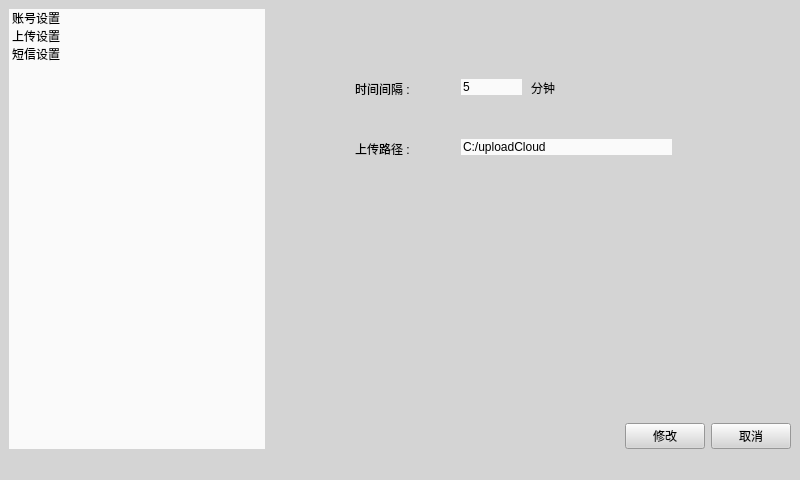
<?xml version="1.0" encoding="UTF-8"?>
<ui version="4.0">
 <class>MainWindow</class>
 <widget class="QMainWindow" name="MainWindow">
  <property name="geometry">
   <rect>
    <x>0</x>
    <y>0</y>
    <width>800</width>
    <height>480</height>
   </rect>
  </property>
  <property name="minimumSize">
   <size>
    <width>800</width>
    <height>480</height>
   </size>
  </property>
  <property name="maximumSize">
   <size>
    <width>800</width>
    <height>480</height>
   </size>
  </property>
  <property name="font">
   <font>
    <pointsize>9</pointsize>
   </font>
  </property>
  <property name="windowTitle">
   <string>体检报告上传软件</string>
  </property>
  <property name="windowIcon">
   <iconset resource="images/images.qrc">
    <normaloff>:/new/icon/hospital.png</normaloff>:/new/icon/hospital.png</iconset>
  </property>
  <property name="styleSheet">
   <string notr="true">background-color: rgb(212, 212, 212);</string>
  </property>
  <widget class="QWidget" name="centralwidget">
   <layout class="QGridLayout" name="gridLayout">
    <item row="0" column="0">
     <layout class="QHBoxLayout" name="horizontalLayout">
      <item alignment="Qt::AlignLeft">
       <widget class="QListWidget" name="listWidget">
        <property name="styleSheet">
         <string notr="true">border:0px;
background-color: rgb(250, 250, 250);</string>
        </property>
        <item>
         <property name="text">
          <string>账号设置</string>
         </property>
         <property name="font">
          <font>
           <family>Adobe Devanagari</family>
           <pointsize>9</pointsize>
           <weight>50</weight>
           <bold>false</bold>
           <stylestrategy>PreferDefault</stylestrategy>
          </font>
         </property>
         <property name="textAlignment">
          <set>AlignLeading|AlignVCenter</set>
         </property>
         <property name="icon">
          <iconset resource="images/images.qrc">
           <normaloff>:/new/icon/acount.png</normaloff>:/new/icon/acount.png</iconset>
         </property>
        </item>
        <item>
         <property name="text">
          <string>上传设置</string>
         </property>
         <property name="font">
          <font>
           <family>Adobe Devanagari</family>
           <pointsize>9</pointsize>
           <weight>50</weight>
           <bold>false</bold>
          </font>
         </property>
         <property name="icon">
          <iconset resource="images/images.qrc">
           <normaloff>:/new/icon/upload.png</normaloff>:/new/icon/upload.png</iconset>
         </property>
        </item>
        <item>
         <property name="text">
          <string>短信设置</string>
         </property>
         <property name="icon">
          <iconset resource="images/images.qrc">
           <normaloff>:/new/icon/message.png</normaloff>:/new/icon/message.png</iconset>
         </property>
        </item>
       </widget>
      </item>
      <item>
       <layout class="QVBoxLayout" name="verticalLayout">
        <item>
         <widget class="QStackedWidget" name="stackedWidget">
          <property name="contextMenuPolicy">
           <enum>Qt::NoContextMenu</enum>
          </property>
          <property name="styleSheet">
           <string notr="true">border:0px</string>
          </property>
          <property name="currentIndex">
           <number>1</number>
          </property>
          <widget class="QWidget" name="at">
           <widget class="QLabel" name="label">
            <property name="geometry">
             <rect>
              <x>120</x>
              <y>50</y>
              <width>81</width>
              <height>21</height>
             </rect>
            </property>
            <property name="font">
             <font>
              <pointsize>12</pointsize>
             </font>
            </property>
            <property name="text">
             <string>&lt;html&gt;&lt;head/&gt;&lt;body&gt;&lt;p&gt;&lt;span style=&quot; font-size:9pt;&quot;&gt;账户 :&lt;/span&gt;&lt;/p&gt;&lt;/body&gt;&lt;/html&gt;</string>
            </property>
           </widget>
           <widget class="QLabel" name="label_2">
            <property name="geometry">
             <rect>
              <x>120</x>
              <y>100</y>
              <width>81</width>
              <height>21</height>
             </rect>
            </property>
            <property name="font">
             <font>
              <pointsize>12</pointsize>
             </font>
            </property>
            <property name="text">
             <string>&lt;html&gt;&lt;head/&gt;&lt;body&gt;&lt;p&gt;&lt;span style=&quot; font-size:9pt;&quot;&gt;地区 :&lt;/span&gt;&lt;/p&gt;&lt;/body&gt;&lt;/html&gt;</string>
            </property>
           </widget>
           <widget class="QLabel" name="label_3">
            <property name="geometry">
             <rect>
              <x>120</x>
              <y>160</y>
              <width>20</width>
              <height>18</height>
             </rect>
            </property>
            <property name="font">
             <font>
              <pointsize>12</pointsize>
             </font>
            </property>
            <property name="layoutDirection">
             <enum>Qt::LeftToRight</enum>
            </property>
            <property name="text">
             <string>&lt;html&gt;&lt;head/&gt;&lt;body&gt;&lt;p&gt;&lt;img src=&quot;:/new/icon/drop_down.png&quot;/&gt;&lt;/p&gt;&lt;/body&gt;&lt;/html&gt;</string>
            </property>
            <property name="alignment">
             <set>Qt::AlignHCenter|Qt::AlignTop</set>
            </property>
           </widget>
           <widget class="QLabel" name="label_4">
            <property name="geometry">
             <rect>
              <x>120</x>
              <y>210</y>
              <width>91</width>
              <height>21</height>
             </rect>
            </property>
            <property name="font">
             <font>
              <pointsize>12</pointsize>
             </font>
            </property>
            <property name="text">
             <string>&lt;html&gt;&lt;head/&gt;&lt;body&gt;&lt;p&gt;&lt;span style=&quot; font-size:9pt;&quot;&gt;旧密码 :&lt;/span&gt;&lt;/p&gt;&lt;/body&gt;&lt;/html&gt;</string>
            </property>
           </widget>
           <widget class="QLabel" name="label_6">
            <property name="geometry">
             <rect>
              <x>120</x>
              <y>310</y>
              <width>91</width>
              <height>21</height>
             </rect>
            </property>
            <property name="font">
             <font>
              <pointsize>12</pointsize>
             </font>
            </property>
            <property name="text">
             <string>&lt;html&gt;&lt;head/&gt;&lt;body&gt;&lt;p&gt;&lt;span style=&quot; font-size:9pt;&quot;&gt;确认密码 :&lt;/span&gt;&lt;/p&gt;&lt;/body&gt;&lt;/html&gt;</string>
            </property>
           </widget>
           <widget class="QLabel" name="label_5">
            <property name="geometry">
             <rect>
              <x>120</x>
              <y>260</y>
              <width>91</width>
              <height>21</height>
             </rect>
            </property>
            <property name="font">
             <font>
              <pointsize>12</pointsize>
             </font>
            </property>
            <property name="text">
             <string>&lt;html&gt;&lt;head/&gt;&lt;body&gt;&lt;p&gt;&lt;span style=&quot; font-size:9pt;&quot;&gt;新密码 :&lt;/span&gt;&lt;/p&gt;&lt;/body&gt;&lt;/html&gt;</string>
            </property>
           </widget>
           <widget class="QLabel" name="areaShowEdit">
            <property name="geometry">
             <rect>
              <x>230</x>
              <y>100</y>
              <width>141</width>
              <height>20</height>
             </rect>
            </property>
            <property name="font">
             <font>
              <pointsize>9</pointsize>
             </font>
            </property>
            <property name="text">
             <string>&lt;html&gt;&lt;head/&gt;&lt;body&gt;&lt;p&gt;&lt;br/&gt;&lt;/p&gt;&lt;/body&gt;&lt;/html&gt;</string>
            </property>
           </widget>
           <widget class="QLabel" name="label_9">
            <property name="geometry">
             <rect>
              <x>160</x>
              <y>160</y>
              <width>81</width>
              <height>16</height>
             </rect>
            </property>
            <property name="font">
             <font>
              <pointsize>12</pointsize>
             </font>
            </property>
            <property name="text">
             <string>&lt;html&gt;&lt;head/&gt;&lt;body&gt;&lt;p&gt;&lt;span style=&quot; font-size:9pt;&quot;&gt;修改密码&lt;/span&gt;&lt;/p&gt;&lt;/body&gt;&lt;/html&gt;</string>
            </property>
            <property name="alignment">
             <set>Qt::AlignBottom|Qt::AlignLeading|Qt::AlignLeft</set>
            </property>
           </widget>
           <widget class="QLineEdit" name="oldPwd">
            <property name="geometry">
             <rect>
              <x>230</x>
              <y>210</y>
              <width>141</width>
              <height>16</height>
             </rect>
            </property>
            <property name="font">
             <font>
              <pointsize>9</pointsize>
             </font>
            </property>
            <property name="styleSheet">
             <string notr="true">background-color: rgb(250, 250, 250);</string>
            </property>
            <property name="echoMode">
             <enum>QLineEdit::Password</enum>
            </property>
            <property name="dragEnabled">
             <bool>false</bool>
            </property>
            <property name="placeholderText">
             <string>旧密码</string>
            </property>
           </widget>
           <widget class="QLineEdit" name="newPwd1">
            <property name="geometry">
             <rect>
              <x>230</x>
              <y>260</y>
              <width>141</width>
              <height>16</height>
             </rect>
            </property>
            <property name="font">
             <font>
              <pointsize>9</pointsize>
             </font>
            </property>
            <property name="styleSheet">
             <string notr="true">background-color: rgb(250, 250, 250);</string>
            </property>
            <property name="echoMode">
             <enum>QLineEdit::Password</enum>
            </property>
            <property name="placeholderText">
             <string>新密码</string>
            </property>
           </widget>
           <widget class="QLineEdit" name="newPwd2">
            <property name="geometry">
             <rect>
              <x>230</x>
              <y>310</y>
              <width>141</width>
              <height>16</height>
             </rect>
            </property>
            <property name="font">
             <font>
              <pointsize>9</pointsize>
             </font>
            </property>
            <property name="styleSheet">
             <string notr="true">background-color: rgb(250, 250, 250);</string>
            </property>
            <property name="echoMode">
             <enum>QLineEdit::Password</enum>
            </property>
            <property name="placeholderText">
             <string>确认密码</string>
            </property>
           </widget>
           <widget class="QLabel" name="acountShowEdit">
            <property name="geometry">
             <rect>
              <x>230</x>
              <y>50</y>
              <width>141</width>
              <height>16</height>
             </rect>
            </property>
            <property name="font">
             <font>
              <pointsize>9</pointsize>
             </font>
            </property>
            <property name="text">
             <string>&lt;html&gt;&lt;head/&gt;&lt;body&gt;&lt;p&gt;&lt;br/&gt;&lt;/p&gt;&lt;/body&gt;&lt;/html&gt;</string>
            </property>
           </widget>
          </widget>
          <widget class="QWidget" name="ut">
           <widget class="QLabel" name="label_10">
            <property name="geometry">
             <rect>
              <x>84</x>
              <y>70</y>
              <width>91</width>
              <height>21</height>
             </rect>
            </property>
            <property name="font">
             <font>
              <pointsize>12</pointsize>
             </font>
            </property>
            <property name="text">
             <string>&lt;html&gt;&lt;head/&gt;&lt;body&gt;&lt;p&gt;&lt;span style=&quot; font-size:9pt;&quot;&gt;时间间隔 :&lt;/span&gt;&lt;/p&gt;&lt;/body&gt;&lt;/html&gt;</string>
            </property>
           </widget>
           <widget class="QLabel" name="label_11">
            <property name="geometry">
             <rect>
              <x>84</x>
              <y>130</y>
              <width>91</width>
              <height>21</height>
             </rect>
            </property>
            <property name="font">
             <font>
              <pointsize>12</pointsize>
             </font>
            </property>
            <property name="text">
             <string>&lt;html&gt;&lt;head/&gt;&lt;body&gt;&lt;p&gt;&lt;span style=&quot; font-size:9pt;&quot;&gt;上传路径 :&lt;/span&gt;&lt;/p&gt;&lt;/body&gt;&lt;/html&gt;</string>
            </property>
           </widget>
           <widget class="QPushButton" name="pushButton">
            <property name="geometry">
             <rect>
              <x>420</x>
              <y>120</y>
              <width>29</width>
              <height>31</height>
             </rect>
            </property>
            <property name="sizePolicy">
             <sizepolicy hsizetype="Expanding" vsizetype="Expanding">
              <horstretch>0</horstretch>
              <verstretch>0</verstretch>
             </sizepolicy>
            </property>
            <property name="font">
             <font>
              <pointsize>9</pointsize>
             </font>
            </property>
            <property name="focusPolicy">
             <enum>Qt::NoFocus</enum>
            </property>
            <property name="styleSheet">
             <string notr="true"/>
            </property>
            <property name="text">
             <string/>
            </property>
            <property name="icon">
             <iconset resource="images/images.qrc">
              <normaloff>:/new/icon/folder.png</normaloff>:/new/icon/folder.png</iconset>
            </property>
            <property name="iconSize">
             <size>
              <width>22</width>
              <height>25</height>
             </size>
            </property>
            <property name="autoRepeat">
             <bool>false</bool>
            </property>
            <property name="autoDefault">
             <bool>false</bool>
            </property>
            <property name="default">
             <bool>false</bool>
            </property>
            <property name="flat">
             <bool>false</bool>
            </property>
           </widget>
           <widget class="QLabel" name="label_12">
            <property name="geometry">
             <rect>
              <x>260</x>
              <y>70</y>
              <width>41</width>
              <height>16</height>
             </rect>
            </property>
            <property name="font">
             <font>
              <pointsize>12</pointsize>
             </font>
            </property>
            <property name="text">
             <string>&lt;html&gt;&lt;head/&gt;&lt;body&gt;&lt;p&gt;&lt;span style=&quot; font-size:9pt;&quot;&gt;分钟&lt;/span&gt;&lt;/p&gt;&lt;/body&gt;&lt;/html&gt;</string>
            </property>
           </widget>
           <widget class="QLineEdit" name="timesEdit">
            <property name="geometry">
             <rect>
              <x>190</x>
              <y>70</y>
              <width>61</width>
              <height>16</height>
             </rect>
            </property>
            <property name="font">
             <font>
              <pointsize>9</pointsize>
             </font>
            </property>
            <property name="styleSheet">
             <string notr="true">background-color: rgb(250, 250, 250);</string>
            </property>
            <property name="text">
             <string>5</string>
            </property>
            <property name="alignment">
             <set>Qt::AlignLeading|Qt::AlignLeft|Qt::AlignVCenter</set>
            </property>
           </widget>
           <widget class="QLineEdit" name="pathEdit">
            <property name="geometry">
             <rect>
              <x>190</x>
              <y>130</y>
              <width>211</width>
              <height>16</height>
             </rect>
            </property>
            <property name="font">
             <font>
              <pointsize>9</pointsize>
             </font>
            </property>
            <property name="styleSheet">
             <string notr="true">background-color: rgb(250, 250, 250);</string>
            </property>
            <property name="text">
             <string>C:/uploadCloud</string>
            </property>
            <property name="readOnly">
             <bool>false</bool>
            </property>
           </widget>
          </widget>
          <widget class="QWidget" name="ms">
           <widget class="QRadioButton" name="msgRadioButton">
            <property name="geometry">
             <rect>
              <x>120</x>
              <y>56</y>
              <width>161</width>
              <height>20</height>
             </rect>
            </property>
            <property name="text">
             <string>自动发送短信</string>
            </property>
           </widget>
           <widget class="QLabel" name="label_7">
            <property name="geometry">
             <rect>
              <x>120</x>
              <y>100</y>
              <width>21</width>
              <height>16</height>
             </rect>
            </property>
            <property name="text">
             <string>&lt;html&gt;&lt;head/&gt;&lt;body&gt;&lt;p&gt;&lt;img src=&quot;:/new/icon/drop_down.png&quot;/&gt;&lt;/p&gt;&lt;/body&gt;&lt;/html&gt;</string>
            </property>
           </widget>
           <widget class="QLabel" name="label_8">
            <property name="geometry">
             <rect>
              <x>150</x>
              <y>100</y>
              <width>121</width>
              <height>16</height>
             </rect>
            </property>
            <property name="text">
             <string>&lt;html&gt;&lt;head/&gt;&lt;body&gt;&lt;p&gt;编辑短信内容&lt;/p&gt;&lt;/body&gt;&lt;/html&gt;</string>
            </property>
           </widget>
           <widget class="QTextEdit" name="msgTextEdit">
            <property name="geometry">
             <rect>
              <x>120</x>
              <y>130</y>
              <width>301</width>
              <height>191</height>
             </rect>
            </property>
            <property name="styleSheet">
             <string notr="true">background-color: rgb(255, 255, 255);</string>
            </property>
           </widget>
          </widget>
         </widget>
        </item>
        <item>
         <layout class="QHBoxLayout" name="horizontalLayout_4">
          <item>
           <spacer name="horizontalSpacer">
            <property name="orientation">
             <enum>Qt::Horizontal</enum>
            </property>
            <property name="sizeHint" stdset="0">
             <size>
              <width>40</width>
              <height>20</height>
             </size>
            </property>
           </spacer>
          </item>
          <item>
           <widget class="QPushButton" name="pushButton_2">
            <property name="text">
             <string>修改</string>
            </property>
           </widget>
          </item>
          <item>
           <widget class="QPushButton" name="pushButton_1">
            <property name="text">
             <string>取消</string>
            </property>
           </widget>
          </item>
         </layout>
        </item>
       </layout>
      </item>
     </layout>
    </item>
   </layout>
  </widget>
  <widget class="QMenuBar" name="menubar">
   <property name="geometry">
    <rect>
     <x>0</x>
     <y>0</y>
     <width>800</width>
     <height>17</height>
    </rect>
   </property>
  </widget>
  <widget class="QStatusBar" name="statusbar"/>
 </widget>
 <resources>
  <include location="images/images.qrc"/>
 </resources>
 <connections/>
</ui>
